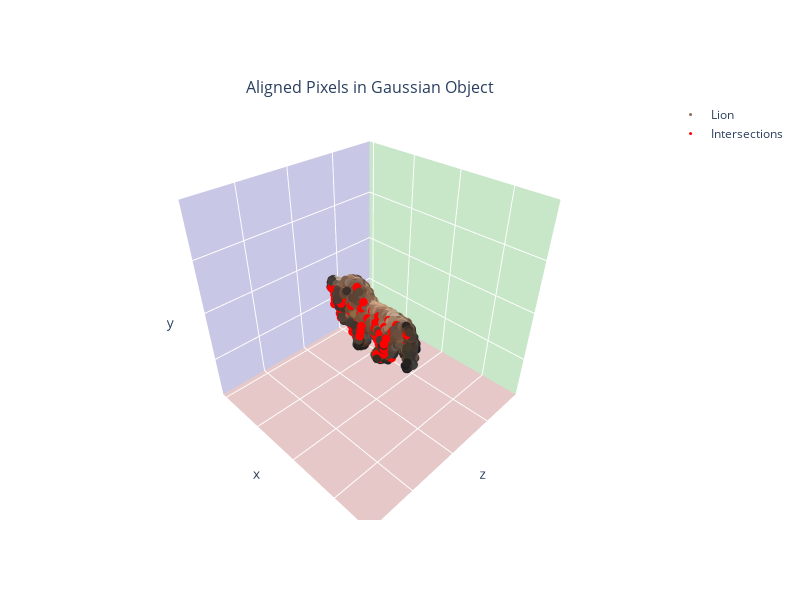

The notebook cell saved with this chart:
### Markdown cell above
### 1.3 Run aligner

We now do ray intersection originating at the pixel locations with the Gaussian splat model to see what exactly those pixels are attempting to follow in the Gaussian splat.

### Code cell
from posingpixels.utils.gs_pose import render_gaussian_model
from posingpixels.visualization import get_points_pointcloud

intersections, filtered_tracks = aligner.align()

intersections_pointcloud = get_points_pointcloud(np.array(intersections))
object_pointcloud = get_gaussian_splat_pointcloud(gaussian_object)
plot_pointclouds({"Lion": object_pointcloud, "Intersections": intersections_pointcloud}, "Aligned Pixels in Gaussian Object")

### Figure 1 — Plotly figure (JSON) as saved in the notebook; plotly's stock layout.template omitted (floating-point values rounded to 4 significant figures; data arrays with more than 128 entries replaced by an {"elided": "..."} marker saying what was removed)
{"data": [{"marker": {"color": {"elided": "4569 str values"}, "size": 3}, "mode": "markers", "name": "Lion", "scene": "scene", "type": "scatter3d", "x": {"elided": "4569 float values"}, "y": {"elided": "4569 float values"}, "z": {"elided": "4569 float values"}}, {"marker": {"color": ["rgb(255, 0, 0)", "rgb(255, 0, 0)", "rgb(255, 0, 0)", "rgb(255, 0, 0)", "rgb(255, 0, 0)", "rgb(255, 0, 0)", "rgb(255, 0, 0)", "rgb(255, 0, 0)", "rgb(255, 0, 0)", "rgb(255, 0, 0)", "rgb(255, 0, 0)", "rgb(255, 0, 0)", "rgb(255, 0, 0)", "rgb(255, 0, 0)", "rgb(255, 0, 0)", "rgb(255, 0, 0)", "rgb(255, 0, 0)", "rgb(255, 0, 0)", "rgb(255, 0, 0)", "rgb(255, 0, 0)", "rgb(255, 0, 0)", "rgb(255, 0, 0)", "rgb(255, 0, 0)", "rgb(255, 0, 0)", "rgb(255, 0, 0)", "rgb(255, 0, 0)", "rgb(255, 0, 0)", "rgb(255, 0, 0)", "rgb(255, 0, 0)", "rgb(255, 0, 0)", "rgb(255, 0, 0)", "rgb(255, 0, 0)", "rgb(255, 0, 0)", "rgb(255, 0, 0)", "rgb(255, 0, 0)", "rgb(255, 0, 0)", "rgb(255, 0, 0)", "rgb(255, 0, 0)", "rgb(255, 0, 0)", "rgb(255, 0, 0)", "rgb(255, 0, 0)", "rgb(255, 0, 0)", "rgb(255, 0, 0)", "rgb(255, 0, 0)", "rgb(255, 0, 0)", "rgb(255, 0, 0)", "rgb(255, 0, 0)", "rgb(255, 0, 0)", "rgb(255, 0, 0)", "rgb(255, 0, 0)", "rgb(255, 0, 0)", "rgb(255, 0, 0)", "rgb(255, 0, 0)", "rgb(255, 0, 0)", "rgb(255, 0, 0)", "rgb(255, 0, 0)", "rgb(255, 0, 0)", "rgb(255, 0, 0)"], "size": 3}, "mode": "markers", "name": "Intersections", "scene": "scene", "type": "scatter3d", "x": [0.03175, -0.05609, 0.03176, -0.05301, 0.06955, -0.02009, -0.03879, -0.07046, 0.05003, -0.02181, -0.01907, -0.02101, 0.03114, -0.01904, -0.07528, -0.002326, 0.01441, 0.04807, -0.003409, 0.01427, -0.07042, -0.004023, 0.03294, -0.03928, -0.05399, 0.04786, -0.002491, -0.04579, -0.03742, -0.03771, -0.03857, -0.03979, -0.06961, -0.02099, -0.09059, 0.04847, 0.03215, -0.06727, -0.0206, 0.03125, -0.02129, 0.06906, 0.04773, -0.09114, -0.06968, 0.01403, 0.04921, 0.01411, -0.05294, -0.05482, -0.05282, -0.02117, 0.05132, 0.03195, -0.03764, -0.002625, -0.0391, -0.05427], "y": [0.007612, 0.04504, -0.01965, 0.01813, -0.003875, -0.03011, -0.0128, 0.008379, 0.01665, 0.02583, -0.01784, -0.05313, -0.008871, -0.008397, -0.004102, -0.01747, -0.01147, -0.01766, 0.007485, -0.001974, 0.01763, 0.01579, -0.05119, 0.02584, -0.01048, 0.00053, -0.008533, -0.04484, 0.00806, -0.001745, -0.02233, 0.04506, 0.0271, -0.04277, 0.02575, -0.02737, 0.01627, -0.04642, -0.001915, -0.0003329, 0.01656, 0.006367, -0.008192, 0.03513, 0.03616, 0.01657, 0.007991, 0.007649, -0.0001927, 0.02653, 0.009089, 0.006931, -0.04288, -0.03799, 0.01733, 0.0005686, 0.03558, 0.03602], "z": [0.01727, 0.01413, 0.02891, 0.03125, 0.007169, 0.03044, 0.02091, 0.03071, 0.009126, 0.01054, 0.03844, 0.02422, 0.03266, 0.03795, 0.01683, 0.03879, 0.02295, 0.03508, 0.01955, 0.02064, 0.02926, 0.00814, 0.02653, 0.01301, 0.0316, 0.03047, 0.03629, -0.01467, 0.02594, 0.02564, 0.02347, 0.007556, 0.03035, 0.02355, 0.019, 0.03534, 0.008101, -0.01848, 0.02353, 0.02746, 0.01592, 0.006566, 0.03439, 0.01581, 0.0286, 0.0123, 0.01804, 0.01902, 0.03442, 0.02233, 0.03345, 0.01775, 0.01953, 0.03428, 0.02349, 0.03442, 0.01274, 0.02316]}], "layout": {"annotations": [{"font": {"size": 16}, "showarrow": false, "text": "Aligned Pixels in Gaussian Object", "x": 0.5, "xanchor": "center", "xref": "paper", "y": 1, "yanchor": "bottom", "yref": "paper"}], "height": 600, "scene": {"aspectmode": "cube", "camera": {"up": {"x": 0, "y": 1, "z": 0}}, "domain": {"x": [0, 1], "y": [0, 1]}, "xaxis": {"backgroundcolor": "rgb(200, 200, 230)", "range": [-0.2106, 0.1748], "showaxeslabels": false, "showgrid": true, "showline": false, "showticklabels": false, "ticks": "", "zeroline": false}, "yaxis": {"backgroundcolor": "rgb(230, 200, 200)", "range": [-0.1858, 0.1996], "showaxeslabels": false, "showgrid": true, "showline": false, "showticklabels": false, "ticks": "", "zeroline": false}, "zaxis": {"backgroundcolor": "rgb(200, 230, 200)", "range": [-0.1925, 0.1929], "showaxeslabels": false, "showgrid": true, "showline": false, "showticklabels": false, "ticks": "", "zeroline": false}}, "width": 800}}
